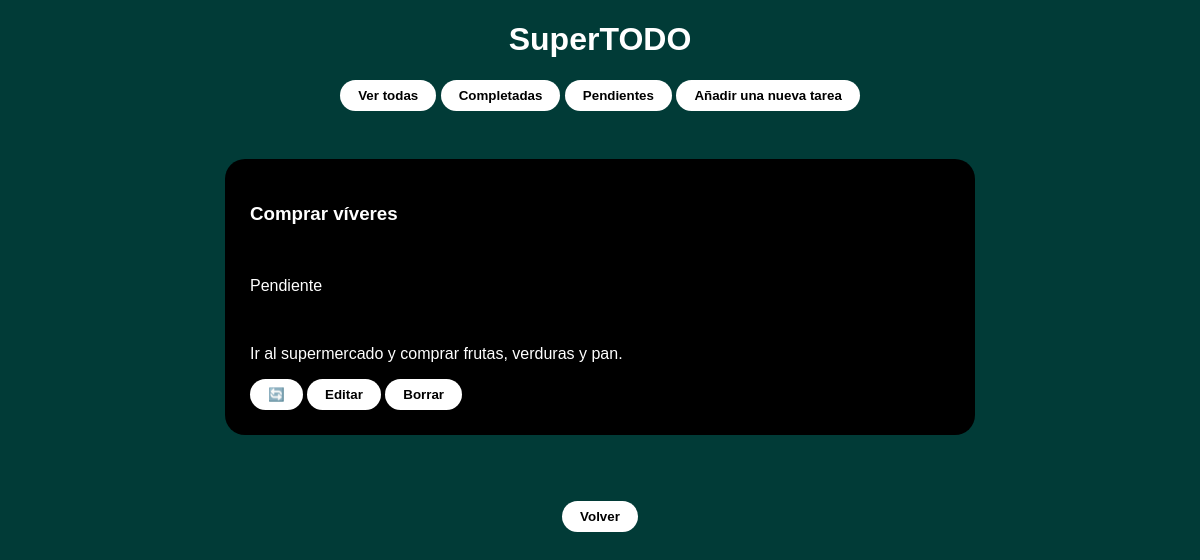
Page /tasks/comprar-viveres/ on the committed database.
### tasks/models.py (models this page shows, shortened)
class Task(models.Model):
    name = models.CharField(max_length=100)
    description = models.TextField(blank=True)
    slug = models.SlugField(unique=True)
    completed = models.BooleanField(default=False)
    created_at = models.DateTimeField(auto_now_add=True)
    updated_at = models.DateTimeField(auto_now=True)

### tasks/views.py (the view)
# urls.py: path('<slug:task_slug>/', views.task_detail, name='task-detail'),
def task_detail(request, task_slug):
    task = Task.objects.get(slug=task_slug)
    return render(request, 'tasks/task/detail.html', {'task': task})

### tasks/templates/tasks/task/detail.html
{% extends "base.html" %}
{% load static %}
{% block content %}
  {% include "header.html" %}
  <div class="links">
      <a href="{% url 'tasks:task-list' %}"><button>Ver todas</button></a>
      <a href="{% url 'tasks:task-list-completed' %}"><button>Completadas</button></a>
      <a href="{% url 'tasks:task-list-pending' %}"><button>Pendientes</button></a>
      <a href="{% url 'tasks:add-task' %}"><button>Añadir una nueva tarea</button></a>
  </div><br>
  <div class="detail">
    <h3>{{ task.name }}</h3><br>
    {% if task.completed %}
      <p>Completada</p><br>
    {% else %}
      <p>Pendiente</p><br>
    {% endif %}
    <p>{{ task.description }}</p>
    <a href="{% url 'tasks:toogle-task' task.slug %}"><button>🔄</button></a>
    <a href="{% url 'tasks:edit-task' task.slug %}"><button>Editar</button></a>
    <a href="{% url 'tasks:delete-task' task.slug %}"><button>Borrar</button></a>
  </div>
  <br><br>
  <div class="links">
    <a href="{% url 'tasks:task-list' %}"><button>Volver</button></a>
  </div>
{% endblock %}

### shared/static/css/base.css (style rules this page uses)
body { font-family: Arial, sans-serif; background-color: #013b37; color: white; }
button { background-color: white; border-radius: 10px; border: 0px; display: inline-block; color: black; padding: 8px 18px; font-weight: bold; border-radius: 20px; }
.links, a { text-align: center; color: white; text-decoration: none; }
.detail { background: black; color: white; padding: 25px; border-radius: 20px; max-width: 700px; margin: 30px auto; }

### rows in the picture
Task: name "Comprar víveres", description "Ir al supermercado y comprar frutas, verduras y pan."
